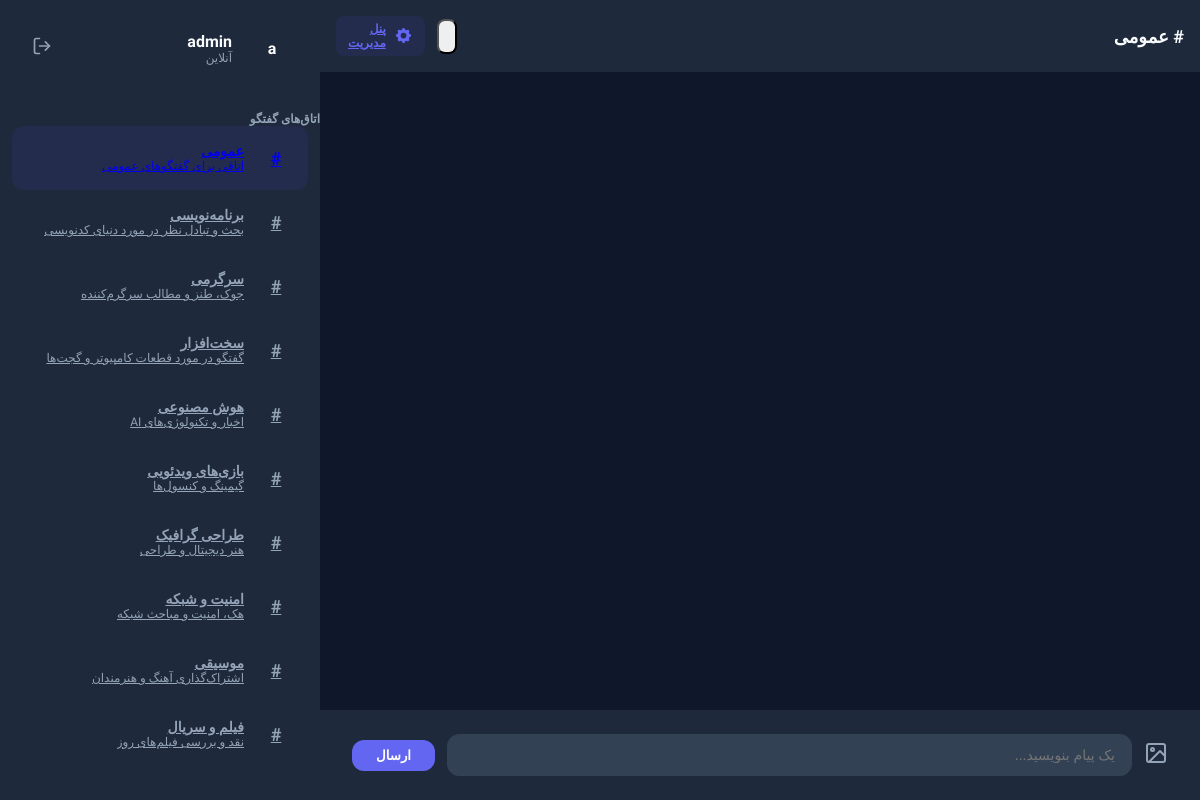
The page /chat (signed in) on the database its author committed.
### tables this page shows
CREATE TABLE rooms (
    id INTEGER PRIMARY KEY AUTOINCREMENT,
    name VARCHAR(100) NOT NULL,
    description TEXT
);

### app/Controllers/ChatController.php (called while the page is built, shortened)
<?php
class ChatController extends Controller {
    private $roomModel;
    private $userModel;
    private $pmModel;
    public function __construct() {
        $this->roomModel = new Room();
        $this->userModel = new User();
        $this->pmModel = new PrivateMessage();
    }
    public function index() {
        $rooms = $this->roomModel->getAll();
        $currentRoomId = $_GET['room_id'] ?? 1;
        $currentRoom = $this->roomModel->findById($currentRoomId);
        $onlineUsers = $this->userModel->getOnlineUsers($_SESSION['user_id']);
        $activePms = $this->pmModel->getActiveChats($_SESSION['user_id']);
        $this->view('chat/index', [
            'rooms' => $rooms,
            'currentRoom' => $currentRoom,
            'onlineUsers' => $onlineUsers,
            'activePms' => $activePms,
            'username' => $_SESSION['username']
        ]);
    }
}

### app/Core/Router.php (called while the page is built, shortened)
<?php
class Router {
    protected $routes = [];
    public function add($route, $controller, $action, $method = 'GET') {
        $this->routes[] = [
            'route' => $route,
            'controller' => $controller,
            'action' => $action,
            'method' => $method
        ];
    }
    public function dispatch($url, $requestMethod) {
        $url = parse_url($url, PHP_URL_PATH);
        foreach ($this->routes as $route) {
            if ($route['route'] === $url && $route['method'] === $requestMethod) {
                $controllerName = "App\Controllers\\" . $route['controller'];
                $action = $route['action'];
                if (class_exists($controllerName)) {
                    $controller = new $controllerName();
                    if (method_exists($controller, $action)) {
                        return $controller->$action();
                    }
                }
            }
        }
    }
}

### public/index.php (called while the page is built, shortened)
<?php
spl_autoload_register(function ($class) {
    $prefix = 'App\\';
    $base_dir = __DIR__ . '/../app/';
    $len = strlen($prefix);
    $relative_class = substr($class, $len);
    $file = $base_dir . str_replace('\\', '/', $relative_class) . '.php';
});
$router = new Router();
$router->add('/login', 'AuthController', 'showLogin', 'GET');
$router->add('/login', 'AuthController', 'login', 'POST');
$router->add('/register', 'AuthController', 'showRegister', 'GET');
$router->add('/register', 'AuthController', 'register', 'POST');
$router->add('/logout', 'AuthController', 'logout', 'GET');
$router->add('/chat', 'ChatController', 'index', 'GET');
$router->add('/api/chat/messages', 'ChatController', 'getMessages', 'GET');
$router->add('/api/chat/send', 'ChatController', 'sendMessage', 'POST');
$router->add('/private', 'PrivateController', 'chat', 'GET');
$router->add('/api/private/messages', 'PrivateController', 'getMessages', 'GET');
$router->add('/api/private/send', 'PrivateController', 'sendMessage', 'POST');
$router->add('/api/upload', 'UploadController', 'upload', 'POST');
$router->add('/admin', 'AdminController', 'index', 'GET');
$router->add('/admin/toggle-block', 'AdminController', 'toggleBlock', 'POST');
$router->add('/admin/delete-user', 'AdminController', 'deleteUser', 'POST');
$router->add('/api/admin/delete-message', 'AdminController', 'deleteMessage', 'POST');
$router->add('/admin/rooms', 'AdminController', 'rooms', 'GET');
$router->add('/admin/rooms/add', 'AdminController', 'addRoom', 'POST');
$router->add('/admin/rooms/edit', 'AdminController', 'editRoom', 'POST');
$router->add('/admin/rooms/delete', 'AdminController', 'deleteRoom', 'POST');
$router->dispatch($_SERVER['REQUEST_URI'], $_SERVER['REQUEST_METHOD']);

### app/Core/Database.php (called while the page is built, shortened)
<?php
class Database {
    private static $instance = null;
    private $connection;
    private function __construct() {
        try {
            if (DB_TYPE === 'mysql') {
                $dsn = "mysql:host=" . DB_HOST . ";dbname=" . DB_NAME . ";charset=utf8mb4";
                $this->connection = new PDO($dsn, DB_USER, DB_PASS);
            } else {
                $this->connection = new PDO("sqlite:" . SQLITE_PATH);
            }
            $this->connection->setAttribute(PDO::ATTR_ERRMODE, PDO::ERRMODE_EXCEPTION);
            $this->connection->setAttribute(PDO::ATTR_DEFAULT_FETCH_MODE, PDO::FETCH_ASSOC);
            $this->connection->setAttribute(PDO::ATTR_EMULATE_PREPARES, false);
        } catch (PDOException $e) {
            die("Connection failed: " . $e->getMessage());
        }
    }
    public static function getInstance() {
        if (!self::$instance) {
            self::$instance = new self();
        }
        return self::$instance;
    }
    public function getConnection() {
        return $this->connection;
    }
    private function initialize() {
        $sql = file_get_contents(__DIR__ . '/../../database.sql');
        $queries = explode(';', $sql);
        foreach ($queries as $query) {
            $query = trim($query);
            if (!empty($query)) {
                $this->connection->exec($query);
            }
        }
    }
}

### app/Core/Model.php (called while the page is built, shortened)
<?php
class Model {
    public function __construct() {
        $this->db = Database::getInstance()->getConnection();
    }
}

### app/Models/Room.php (called while the page is built, shortened)
<?php
class Room extends Model {
    public function getAll() {
        $stmt = $this->db->prepare("SELECT * FROM rooms ORDER BY id ASC");
        $stmt->execute();
        return $stmt->fetchAll();
    }
    public function findById($id) {
        $stmt = $this->db->prepare("SELECT * FROM rooms WHERE id = :id");
        $stmt->execute(['id' => $id]);
        return $stmt->fetch();
    }
}

### views/chat/index.php (the view, shortened to what this page needs)
<?php require_once __DIR__ . '/../layout/header.php'; ?>
<div class="flex h-full w-full bg-main" data-room-id="<?php echo $currentRoom['id']; ?>" data-role="<?php echo $_SESSION['role'] ?? 'user'; ?>">
    <div class="chat-area flex-grow flex h-full overflow-hidden relative">
        <div class="flex-grow flex flex-col h-full border-l border-divider">
            <header class="p-4 bg-header flex items-center justify-between border-b border-divider shadow-sm z-10">
                <div class="flex items-center gap-4">
                    <h1 class="font-bold text-main text-lg"># <?php echo htmlspecialchars($currentRoom['name']); ?></h1>
                </div>
                <div class="flex items-center gap-3">
                    <button id="theme-toggle" class="p-2 rounded-lg hover:bg-active text-muted transition-colors" title="تغییر تم">
                    </button>
                    <?php if (isset($_SESSION['role']) && $_SESSION['role'] === 'admin'): ?>
                        <a href="/admin" class="bg-indigo-600/20 text-indigo-400 px-3 py-1.5 rounded-lg text-xs font-bold hover:bg-indigo-600 hover:text-white transition flex items-center gap-2">
                            پنل مدیریت
                        </a>
                    <?php endif; ?>
                </div>
            </header>
            <div id="messages" class="flex-grow overflow-y-auto p-4 flex flex-col space-y-4 custom-scrollbar">
            </div>
            <div class="input-bar border-t border-divider bg-header p-4">
                <div class="flex items-center bg-input rounded-xl px-4 py-2 gap-3 shadow-inner">
                    <label for="image-input" class="cursor-pointer text-muted hover:text-main transition">
                        <svg xmlns="http://www.w3.org/2000/svg" width="24" height="24" viewBox="0 0 24 24" fill="none" stroke="currentColor" stroke-width="2" stroke-linecap="round" stroke-linejoin="round"><rect x="3" y="3" width="18" height="18" rx="2" ry="2"/><circle cx="8.5" cy="8.5" r="1.5"/><polyline points="21 15 16 10 5 21"/></svg>
                    </label>
                    <input type="text" id="message-input" placeholder="یک پیام بنویسید..." class="input-field flex-grow bg-transparent border-none outline-none text-main text-sm">
                    <button id="send-btn" class="btn btn-primary px-6 py-2">ارسال</button>
                </div>
            </div>
        </div>
    </div>
    <div class="sidebar w-80 bg-sidebar flex flex-col h-full border-r border-divider z-20">
        <div class="p-6 bg-header border-b border-divider">
            <div class="flex items-center gap-4">
                <div class="w-12 h-12 bg-gradient-to-br from-indigo-500 to-purple-600 rounded-2xl flex items-center justify-center font-bold text-white text-xl shadow-lg transform rotate-3">
                    <?php echo mb_substr($username, 0, 1); ?>
                </div>
                <div class="flex-grow">
                    <div class="text-base font-bold text-main"><?php echo htmlspecialchars($username); ?></div>
                    <div class="flex items-center gap-1.5">
                        <span class="text-xs text-muted">آنلاین</span>
                    </div>
                </div>
                <a href="/logout" class="p-2 text-muted hover:text-red-400 transition" title="خروج">
                    <svg xmlns="http://www.w3.org/2000/svg" width="20" height="20" viewBox="0 0 24 24" fill="none" stroke="currentColor" stroke-width="2" stroke-linecap="round" stroke-linejoin="round"><path d="M9 21H5a2 2 0 0 1-2-2V5a2 2 0 0 1 2-2h4"/><polyline points="16 17 21 12 16 7"/><line x1="21" y1="12" x2="9" y2="12"/></svg>
                </a>
            </div>
        </div>
        <div class="flex-grow overflow-y-auto py-4 custom-scrollbar">
            <div class="px-6 mb-2 text-xs font-bold text-muted uppercase tracking-widest text-right">اتاق‌های گفتگو</div>
            <div class="space-y-1 px-3">
                <?php foreach ($rooms as $room): ?>
                    <a href="/chat?room_id=<?php echo $room['id']; ?>" class="room-item group flex items-center gap-3 p-3 rounded-xl transition <?php echo ($room['id'] == $currentRoom['id']) ? 'active bg-indigo-600/20 text-indigo-300' : 'text-muted hover:bg-active hover:text-main'; ?>">
                        <div class="w-10 h-10 rounded-xl bg-input flex items-center justify-center text-lg font-bold group-hover:bg-active transition">#</div>
                        <div class="flex flex-col overflow-hidden text-right">
                            <span class="text-sm font-bold truncate"><?php echo htmlspecialchars($room['name']); ?></span>
                            <span class="text-xs opacity-60 truncate"><?php echo htmlspecialchars($room['description']); ?></span>
                        </div>
                    </a>
                <?php endforeach; ?>
            </div>
        </div>
    </div>
</div>
<?php require_once __DIR__ . '/../layout/footer.php'; ?>

### app/Core/Controller.php (shortened to what this page needs)
<?php
class Controller {
    protected function view($view, $data = []) {
        extract($data);
        $viewFile = __DIR__ . "/../../views/" . $view . ".php";
        if (file_exists($viewFile)) {
            require_once $viewFile;
        } else {
            die("View $view not found.");
        }
    }
}

### views/layout/header.php (shortened to what this page needs)
<!DOCTYPE html>
<html lang="fa" dir="rtl" class="h-full">
<head>
    <link rel="stylesheet" href="/static/assets/css/tailwind.css">
</head>
<body class="h-full overflow-hidden bg-main" data-my-username="<?php echo $_SESSION['username'] ?? ''; ?>">

### views/layout/footer.php (shortened to what this page needs)
</body>
</html>

### views/layout/footer.php (style rules this page uses)
html, body { height: 100%; margin: 0; overflow: hidden; }

### rows shown on the page
rooms: name "عمومی"
rooms: name "برنامه‌نویسی", description "بحث و تبادل نظر در مورد دنیای کدنویسی"
rooms: name "سرگرمی", description "جوک، طنز و مطالب سرگرم‌کننده"
rooms: name "سخت‌افزار", description "گفتگو در مورد قطعات کامپیوتر و گجت‌ها"
rooms: name "هوش مصنوعی", description "اخبار و تکنولوژی‌های AI"
rooms: name "بازی‌های ویدئویی", description "گیمینگ و کنسول‌ها"
rooms: name "طراحی گرافیک", description "هنر دیجیتال و طراحی"
rooms: name "امنیت و شبکه", description "هک، امنیت و مباحث شبکه"
rooms: name "موسیقی", description "اشتراک‌گذاری آهنگ و هنرمندان"
rooms: name "فیلم و سریال", description "نقد و بررسی فیلم‌های روز"

### other values the page prints
mb_substr($username, 0, 1) "a"
$username "admin"
